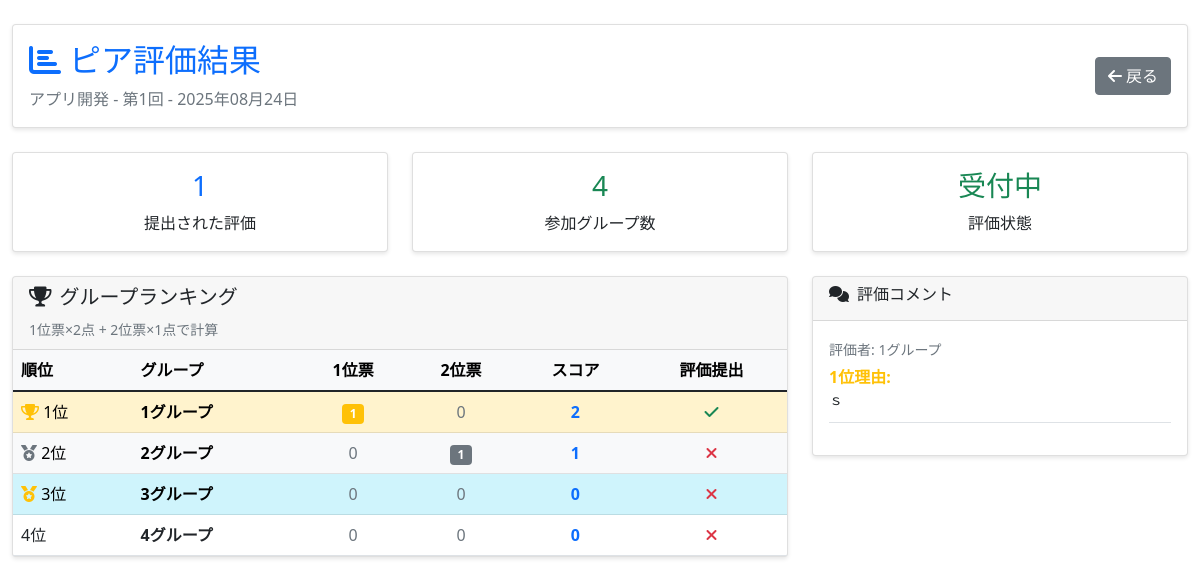
The page /sessions/1/peer-evaluation/results/ (signed in) on the database as committed earlier.
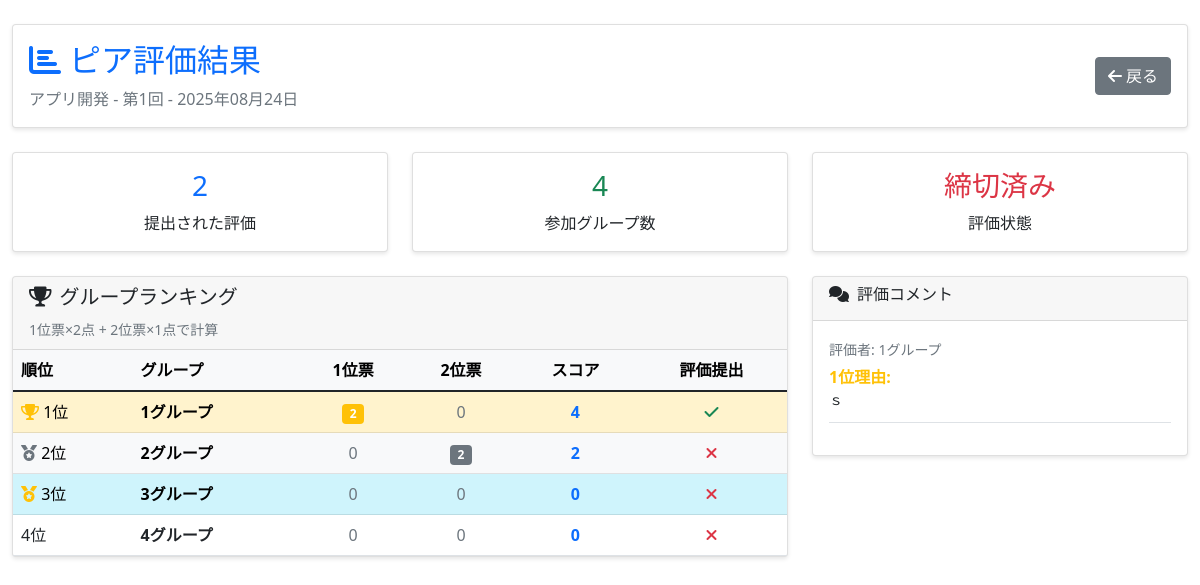
The same page on the database as committed later.
### school_management/models.py (models this page shows, shortened)
class LessonSession(models.Model):
    classroom = models.ForeignKey(ClassRoom, on_delete=models.CASCADE, verbose_name='クラス')
    session_number = models.IntegerField(verbose_name='回数')
    date = models.DateField(verbose_name='実施日')
    topic = models.CharField(max_length=200, blank=True, verbose_name='テーマ・内容')
    has_quiz = models.BooleanField(default=False, verbose_name='小テストあり')
    has_peer_evaluation = models.BooleanField(default=False, verbose_name='ピア評価あり')
    peer_evaluation_closed = models.BooleanField(default=False, verbose_name='ピア評価締切済み')
    created_at = models.DateTimeField(auto_now_add=True)
    updated_at = models.DateTimeField(auto_now=True)
    class Meta:
        verbose_name = '授業回'
        verbose_name_plural = '授業回'
        unique_together = ['classroom', 'session_number']

class ClassRoom(models.Model):
    SEMESTER_CHOICES = [
        ('first', '前期'),
        ('second', '後期'),
    ]
    class_name = models.CharField(max_length=100, verbose_name='クラス名')
    year = models.IntegerField(verbose_name='年度')
    semester = models.CharField(max_length=10, choices=SEMESTER_CHOICES, verbose_name='学期')
    teachers = models.ManyToManyField(Teacher, verbose_name='担当教員', related_name='classrooms')
    students = models.ManyToManyField(Student, blank=True, verbose_name='学生')
    created_at = models.DateTimeField(auto_now_add=True)
    updated_at = models.DateTimeField(auto_now=True)
    class Meta:
        verbose_name = 'クラス'
        verbose_name_plural = 'クラス'

class Group(models.Model):
    lesson_session = models.ForeignKey(LessonSession, on_delete=models.CASCADE, verbose_name='授業回')
    group_number = models.IntegerField(verbose_name='グループ番号')
    group_name = models.CharField(max_length=100, blank=True, verbose_name='グループ名', help_text='例: チーム虎、開発班A、など')
    created_at = models.DateTimeField(auto_now_add=True)
    class Meta:
        verbose_name = 'グループ'
        verbose_name_plural = 'グループ'
        unique_together = ['lesson_session', 'group_number']

class PeerEvaluation(models.Model):
    lesson_session = models.ForeignKey(LessonSession, on_delete=models.CASCADE, verbose_name='授業回')
    evaluator_token = models.UUIDField(verbose_name='評価者トークン（匿名化）')
    evaluator_group = models.ForeignKey(
        Group,
        on_delete=models.CASCADE,
        null=True,
        blank=True,
        related_name='peer_evaluations_as_evaluator',
        verbose_name='評価者グループ'
    )
    first_place_group = models.ForeignKey(
        Group,
        on_delete=models.CASCADE,
        related_name='first_place_votes',
        verbose_name='1位グループ'
    )
    second_place_group = models.ForeignKey(
        Group,
        on_delete=models.CASCADE,
        related_name='second_place_votes',
        verbose_name='2位グループ'
    )
    first_place_reason = models.TextField(blank=True, verbose_name='1位選択理由')
    second_place_reason = models.TextField(blank=True, verbose_name='2位選択理由')
    class_comment = models.TextField(blank=True, verbose_name='授業コメント')
    general_comment = models.TextField(blank=True, verbose_name='全般コメント')
    created_at = models.DateTimeField(auto_now_add=True, verbose_name='評価日時')
    class Meta:
        verbose_name = 'ピア評価'
        verbose_name_plural = 'ピア評価'

### school_management/views.py (the view)
# urls.py: path('sessions/<int:session_id>/peer-evaluation/results/', views.peer_evaluation_results_view, name='peer_evaluation_results'),
@login_required
def peer_evaluation_results_view(request, session_id):
    session = get_object_or_404(LessonSession, id=session_id, classroom__teachers=request.user)
    evaluations = session.peerevaluation_set.all()
    group_votes = {}
    contribution_scores = {}
    for evaluation in evaluations:
        if evaluation.first_place_group:
            group_name = f"グループ{evaluation.first_place_group.group_number}"
            if group_name not in group_votes:
                group_votes[group_name] = {'first': 0, 'second': 0}
            group_votes[group_name]['first'] += 1
        if evaluation.second_place_group:
            group_name = f"グループ{evaluation.second_place_group.group_number}"
            if group_name not in group_votes:
                group_votes[group_name] = {'first': 0, 'second': 0}
            group_votes[group_name]['second'] += 1
        for contrib_eval in evaluation.contributionevaluation_set.all():
            student_name = contrib_eval.evaluatee.full_name
            if student_name not in contribution_scores:
                contribution_scores[student_name] = []
            contribution_scores[student_name].append(contrib_eval.contribution_score)
    avg_contribution_scores = {}
    for student, scores in contribution_scores.items():
        avg_contribution_scores[student] = sum(scores) / len(scores)
    groups = session.group_set.all()
    group_stats = {}
    for group in groups:
        first_place_votes = evaluations.filter(first_place_group=group).count()
        second_place_votes = evaluations.filter(second_place_group=group).count()
        evaluations_given = evaluations.filter(evaluator_group=group).count()
        group_stats[group.id] = {
            'group': group,
            'first_place_votes': first_place_votes,
            'second_place_votes': second_place_votes,
            'total_votes': first_place_votes + second_place_votes,
            'evaluations_given': evaluations_given,
            'score': first_place_votes * 2 + second_place_votes  # 1位=2点、2位=1点でスコア計算
        }
    sorted_groups = sorted(group_stats.values(), key=lambda x: x['score'], reverse=True)
    context = {
        'lesson_session': session,  # テンプレートとの整合性を保つためにキー名を変更
        'evaluations': evaluations,
        'group_votes': group_votes,
        'avg_contribution_scores': avg_contribution_scores,
        'group_stats': sorted_groups,  # 新テンプレート用
        'total_evaluations': evaluations.count(),  # 新テンプレート用
        'total_groups': groups.count(),  # 新テンプレート用
    }
    return render(request, 'school_management/peer_evaluation_results.html', context)

### school_management/templates/school_management/peer_evaluation_results.html (shortened to what this page needs)
{% load static %}
<!DOCTYPE html>
<html lang="ja">
<head>
    <link href="{% static 'school_management/css/base.css' %}" rel="stylesheet">
    <link href="https://cdn.jsdelivr.net/npm/bootstrap@5.1.3/dist/css/bootstrap.min.css" rel="stylesheet">
    <link href="https://cdnjs.cloudflare.com/ajax/libs/font-awesome/6.0.0/css/all.min.css" rel="stylesheet">
</head>
<body>
    <div class="container-fluid py-4">
        <div class="row mb-4">
            <div class="col-12">
                <div class="card">
                    <div class="card-body">
                        <div class="row align-items-center">
                            <div class="col-md-8">
                                <h2 class="text-primary mb-2">
                                    <i class="fas fa-chart-bar me-2"></i>ピア評価結果
                                </h2>
                                <p class="text-muted mb-0">
                                    {{ lesson_session.classroom.class_name }} - 第{{ lesson_session.session_number }}回
                                    - {{ lesson_session.date|date:"Y年m月d日" }}
                                </p>
                            </div>
                            <div class="col-md-4 text-md-end">
                                <a href="{% url 'school_management:lesson_session_detail' lesson_session.id %}" class="btn btn-secondary">
                                    <i class="fas fa-arrow-left me-1"></i>戻る
                                </a>
                            </div>
                        </div>
                    </div>
                </div>
            </div>
        </div>
        <div class="row mb-4">
            <div class="col-md-4">
                <div class="card text-center">
                    <div class="card-body">
                        <h3 class="text-primary">{{ total_evaluations }}</h3>
                        <p class="mb-0">提出された評価</p>
                    </div>
                </div>
            </div>
            <div class="col-md-4">
                <div class="card text-center">
                    <div class="card-body">
                        <h3 class="text-success">{{ total_groups }}</h3>
                        <p class="mb-0">参加グループ数</p>
                    </div>
                </div>
            </div>
            <div class="col-md-4">
                <div class="card text-center">
                    <div class="card-body">
                        {% if lesson_session.peer_evaluation_closed %}
                            <h3 class="text-danger">締切済み</h3>
                        {% else %}
                            <h3 class="text-success">受付中</h3>
                        {% endif %}
                        <p class="mb-0">評価状態</p>
                    </div>
                </div>
            </div>
        </div>
        <div class="row">
            <div class="col-lg-8">
                <div class="card">
                    <div class="card-header">
                        <h5><i class="fas fa-trophy me-2"></i>グループランキング</h5>
                        <small class="text-muted">1位票×2点 + 2位票×1点で計算</small>
                    </div>
                    <div class="card-body p-0">
                        {% if group_stats %}
                        <div class="table-responsive">
                            <table class="table table-hover mb-0">
                                <thead class="table-light">
                                    <tr>
                                        <th>順位</th>
                                        <th>グループ</th>
                                        <th class="text-center">1位票</th>
                                        <th class="text-center">2位票</th>
                                        <th class="text-center">スコア</th>
                                        <th class="text-center">評価提出</th>
                                    </tr>
                                </thead>
                                <tbody>
                                    {% for stat in group_stats %}
                                    <tr class="{% if forloop.first %}table-warning{% elif forloop.counter == 2 %}table-light{% elif forloop.counter == 3 %}table-info{% endif %}">
                                        <td>
                                            {% if forloop.first %}
                                                <i class="fas fa-trophy text-warning"></i> 1位
                                            {% elif forloop.counter == 2 %}
                                                <i class="fas fa-medal text-secondary"></i> 2位
                                            {% elif forloop.counter == 3 %}
                                                <i class="fas fa-medal text-warning"></i> 3位
                                            {% else %}
                                                {{ forloop.counter }}位
                                            {% endif %}
                                        </td>
                                        <td>
                                            <strong>
                                                {% if stat.group.group_name %}
                                                    {{ stat.group.group_name }}
                                                {% else %}
                                                    {{ stat.group.group_number }}グループ
                                                {% endif %}
                                            </strong>
                                        </td>
                                        <td class="text-center">
                                            {% if stat.first_place_votes > 0 %}
                                                <span class="badge bg-warning">{{ stat.first_place_votes }}</span>
                                            {% else %}
                                                <span class="text-muted">0</span>
                                            {% endif %}
                                        </td>
                                        <td class="text-center">
                                            {% if stat.second_place_votes > 0 %}
                                                <span class="badge bg-secondary">{{ stat.second_place_votes }}</span>
                                            {% else %}
                                                <span class="text-muted">0</span>
                                            {% endif %}
                                        </td>
                                        <td class="text-center">
                                            <strong class="text-primary">{{ stat.score }}</strong>
                                        </td>
                                        <td class="text-center">
                                            {% if stat.evaluations_given > 0 %}
                                                <i class="fas fa-check text-success"></i>
                                            {% else %}
                                                <i class="fas fa-times text-danger"></i>
                                            {% endif %}
                                        </td>
                                    </tr>
                                    {% endfor %}
                                </tbody>
                            </table>
                        </div>
                        {% else %}
                        <div class="text-center py-4">
                            <p class="text-muted">まだ評価データがありません。</p>
                        </div>
                        {% endif %}
                    </div>
                </div>
            </div>
            <div class="col-lg-4">
                <div class="card">
                    <div class="card-header">
                        <h6><i class="fas fa-comments me-2"></i>評価コメント</h6>
                    </div>
                    <div class="card-body" style="max-height: 600px; overflow-y: auto;">
                        {% for evaluation in evaluations %}
                            {% if evaluation.first_place_reason or evaluation.second_place_reason or evaluation.general_comment %}
                            <div class="mb-3 border-bottom pb-2">
                                <small class="text-muted">
                                    評価者:
                                    {% if evaluation.evaluator_group.group_name %}
                                        {{ evaluation.evaluator_group.group_name }}
                                    {% else %}
                                        {{ evaluation.evaluator_group.group_number }}グループ
                                    {% endif %}
                                </small>
                                {% if evaluation.first_place_reason %}
                                <div class="mt-1">
                                    <strong class="text-warning">1位理由:</strong>
                                    <p class="small mb-1">{{ evaluation.first_place_reason }}</p>
                                </div>
                                {% endif %}
                            </div>
                            {% endif %}
                        {% empty %}
                            <p class="text-muted">コメントがありません。</p>
                        {% endfor %}
                    </div>
                </div>
            </div>
        </div>
    </div>
</body>
</html>

### school_management/static/school_management/css/base.css (style rules this page uses)
.card { box-shadow: 0 2px 4px rgba(0, 0, 0, 0.1); border-radius: 8px; }
.btn { border-radius: 6px; transition: all 0.2s ease-in-out; }

Rows that differ between the two databases and show on the page:
changed LessonSession "アプリ開発": peer_evaluation_closed False → True (drawn)
computed for Group (number 1 of 4 on the later page): first_place_votes "1" → "2"; score "2" → "4"
computed for Group (number 2 of 4 on the later page): second_place_votes "1" → "2"; score "1" → "2"
Other text that changed with them:
{{ total_evaluations }}: "1" → "2"
text no longer shown: "受付中"
text now shown: "締切済み"
